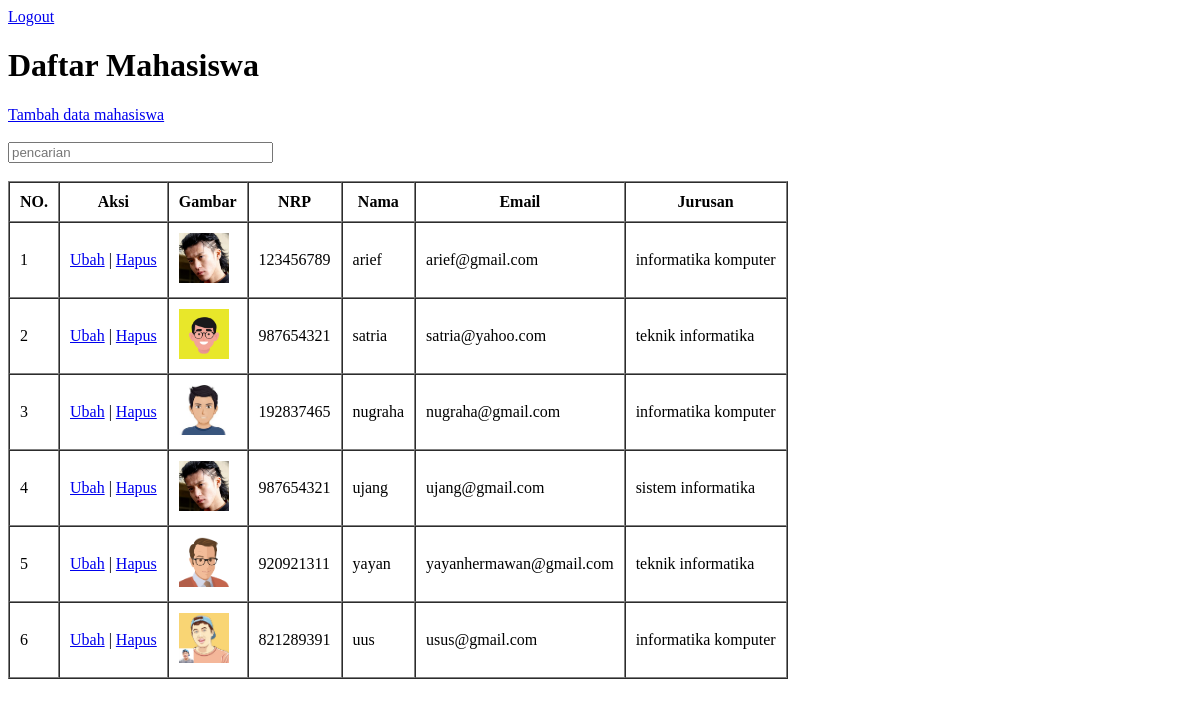
/pertemuan19/index.php (signed in), run on the app's committed database.
### tables this page shows
CREATE TABLE `mahasiswa` (
  `id` int(11) NOT NULL,
  `nama` varchar(100) DEFAULT NULL,
  `nrp` char(9) DEFAULT NULL,
  `jurusan` varchar(100) DEFAULT NULL,
  `email` varchar(100) DEFAULT NULL,
  `gambar` varchar(100) DEFAULT NULL
);

### pertemuan19/function.php (called while the page is built, shortened)
<?php
    $conn = mysqli_connect("localhost","arief","arief","phpdasar");
    function query($query){
        global $conn;
        $result = mysqli_query($conn ,$query);
        $rows = [];
        while ($row = mysqli_fetch_assoc($result)){
            $rows[] = $row;
        }
        return $rows;
    }
?>

### pertemuan19/index.php (the view, shortened to what this page needs)
<?php
$mahasiswa = query("SELECT * FROM mahasiswa");
?>
<!DOCTYPE html>
<html lang="en">
<head>
</head>
<body>
    <a href="logout.php" class="logout">Logout</a>
    <h1>Daftar Mahasiswa</h1>
    <a href="tambah.php" class="tambah">Tambah data mahasiswa</a>
    <br><br>
    <form action="" method="post" class="form_cari">
        <input type="text" name="keyword" size=30 placeholder="pencarian" autofocus autocomplete="off" id="keyword">
    </form>
    <br>
    <div id="container">
        <table border="1" cellpadding="10" cellspacing="0">
            <tr>
                <th>NO.</th>
                <th class="aksi">Aksi</th>
                <th>Gambar</th>
                <th>NRP</th>
                <th>Nama</th>
                <th>Email</th>
                <th>Jurusan</th>
            </tr>
            <?php $no = 1 ?>
            <?php foreach($mahasiswa  as $row) : ?>
                <tr>
                    <td><?= $no; ?></td>
                    <td class="aksi">
                        <a href="ubah.php?id=<?= $row["id"] ;?>">Ubah</a> |
                        <a href="hapus.php?id=<?= $row["id"] ;?>" onclick="return confirm('yakin ingin di hapus?') ">Hapus</a>
                    </td>
                    <td><img src="gambar/<?= $row["gambar"] ?>" alt="arief" width="50px"></td>
                    <td><?= $row["nrp"];?></td>
                    <td><?= $row["nama"];?></td>
                    <td><?= $row["email"];?></td>
                    <td><?= $row["jurusan"];?></td>
                </tr>
                <?php $no++ ?>
            <?php endforeach; ?>
        </table>
    </div>
</body>
</html>

### data on the page
mahasiswa: gambar (picture), nrp "123456789", nama "arief", email "arief@gmail.com", jurusan "informatika komputer"
mahasiswa: gambar (picture), nrp "987654321", nama "satria", email "satria@yahoo.com", jurusan "teknik informatika"
mahasiswa: gambar (picture), nrp "192837465", nama "nugraha", email "nugraha@gmail.com", jurusan "informatika komputer"
mahasiswa: gambar (picture), nrp "987654321", nama "ujang", email "ujang@gmail.com", jurusan "sistem informatika"
mahasiswa: gambar (picture), nrp "920921311", nama "yayan", email "yayanhermawan@gmail.com", jurusan "teknik informatika"
mahasiswa: gambar (picture), nrp "821289391", nama "uus", email "usus@gmail.com", jurusan "informatika komputer"
